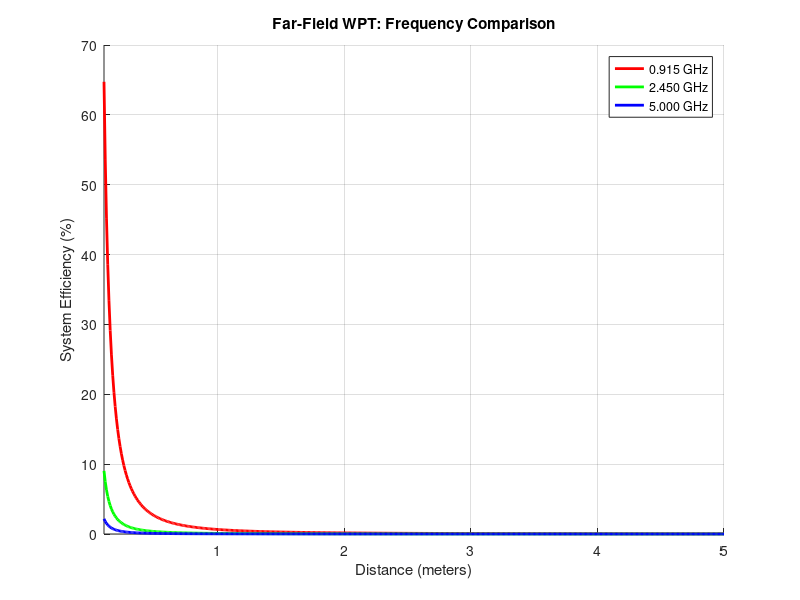

Write MATLAB code to recreate this figure.
clear;
clc;
close all;

% --- INPUTS ---
P_tx_dBm = 20;       % Transmit power in dBm
G_tx_dBi = 6;        % Transmit antenna gain in dBi
G_rx_dBi = 6;        % Receive antenna gain in dBi
freq_GHz = 2.45;     % Frequency in GHz
n_path = 2;          % Path loss exponent (2 = free space)
eff_rectenna = 0.60; % Rectenna efficiency (60% written as a decimal)
D_antenna_m = 0.05;  % Largest dimension of antenna in meters (5 cm)

% --- CONSTANTS & SETUP ---
c = 3e8; % Speed of light in m/s
P_tx_W = 10^((P_tx_dBm - 30) / 10); % Convert TX power to Watts once
d_meters = linspace(0.1, 5, 500);   % Create 500 distance points

% --- THE FREQUENCY SWEEP ---
% We define an array of the frequencies you want to compare
freqs_to_test_GHz = [0.915, 2.45, 5.0]; 
colors = ['r', 'g', 'b']; % Assigning red, green, and blue to the curves

figure('Color', 'w');
hold on; grid on;

% This loop will run 3 times (once for each frequency)
for i = 1:length(freqs_to_test_GHz)
    
    % 1. Current Wavelength
    freq_Hz = freqs_to_test_GHz(i) * 1e9;
    lambda = c / freq_Hz;
    
    % 2. Path Loss Array
    path_loss_dB = 20 * log10(4 * pi / lambda) + 10 * n_path * log10(d_meters);
    
    % 3. RF & DC Power Arrays
    P_rx_dBm = P_tx_dBm + G_tx_dBi + G_rx_dBi - path_loss_dB;
    P_rx_W = 10.^((P_rx_dBm - 30) ./ 10);
    P_dc_W = P_rx_W .* eff_rectenna;
    
    % 4. System Efficiency Array
    eff_system_pct = (P_dc_W ./ P_tx_W) .* 100;
    
    % 5. Plot this specific frequency's curve
    plot(d_meters, eff_system_pct, 'LineWidth', 2, 'Color', colors(i), ...
         'DisplayName', sprintf('%.3f GHz', freqs_to_test_GHz(i)));
end

% --- PLOT FORMATTING ---
xlabel('Distance (meters)');
ylabel('System Efficiency (%)');
title('Far-Field WPT: Frequency Comparison');
legend('show'); % Turns on the legend using the DisplayNames from the loop
xlim([0.1 5]);
